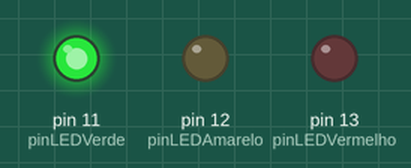
Bench run of a sketch on a simulated Arduino Uno, built with avr-gcc and run on an emulated ATmega328P. On the bench: output pins drawn as LEDs (lit = HIGH).

Above: at 1.5 s.
At 3.5 s:
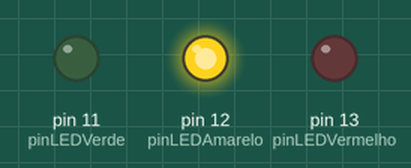
At 5.5 s:
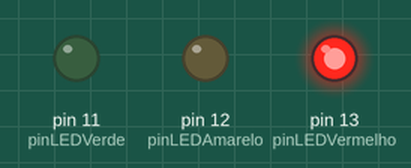
Timing chart, 0 to 9.1 s (numbered marks = the images above):
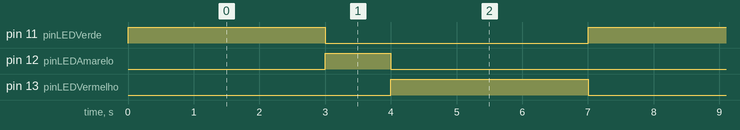

The sketch:

semaforo.ino
```cpp
#define pinLEDVerde 11
#define pinLEDAmarelo 12
#define pinLEDVermelho 13

void setup() {

  pinMode(11, OUTPUT);
  pinMode(12, OUTPUT);
  pinMode(13, OUTPUT);

}

void loop() {

  digitalWrite(pinLEDVerde, HIGH);
  digitalWrite(pinLEDAmarelo, LOW);
  digitalWrite(pinLEDVermelho, LOW);

  delay(3000);

  digitalWrite(pinLEDVerde, LOW);
  digitalWrite(pinLEDAmarelo, HIGH);
  digitalWrite(pinLEDVermelho, LOW);

  delay(1000);

  digitalWrite(pinLEDVerde, LOW);
  digitalWrite(pinLEDAmarelo, LOW);
  digitalWrite(pinLEDVermelho, HIGH);

  delay(3000);


}
```

Measured:
- by itself, pin 11 (pinLEDVerde), pin 13 (pinLEDVermelho): alternates HIGH for 3.0 s and LOW for 4.0 s
- by itself, pin 12 (pinLEDAmarelo): alternates HIGH for 1.0 s and LOW for 6.0 s
- by itself, everything shown: repeats every 7.0 s, in 3 steps
